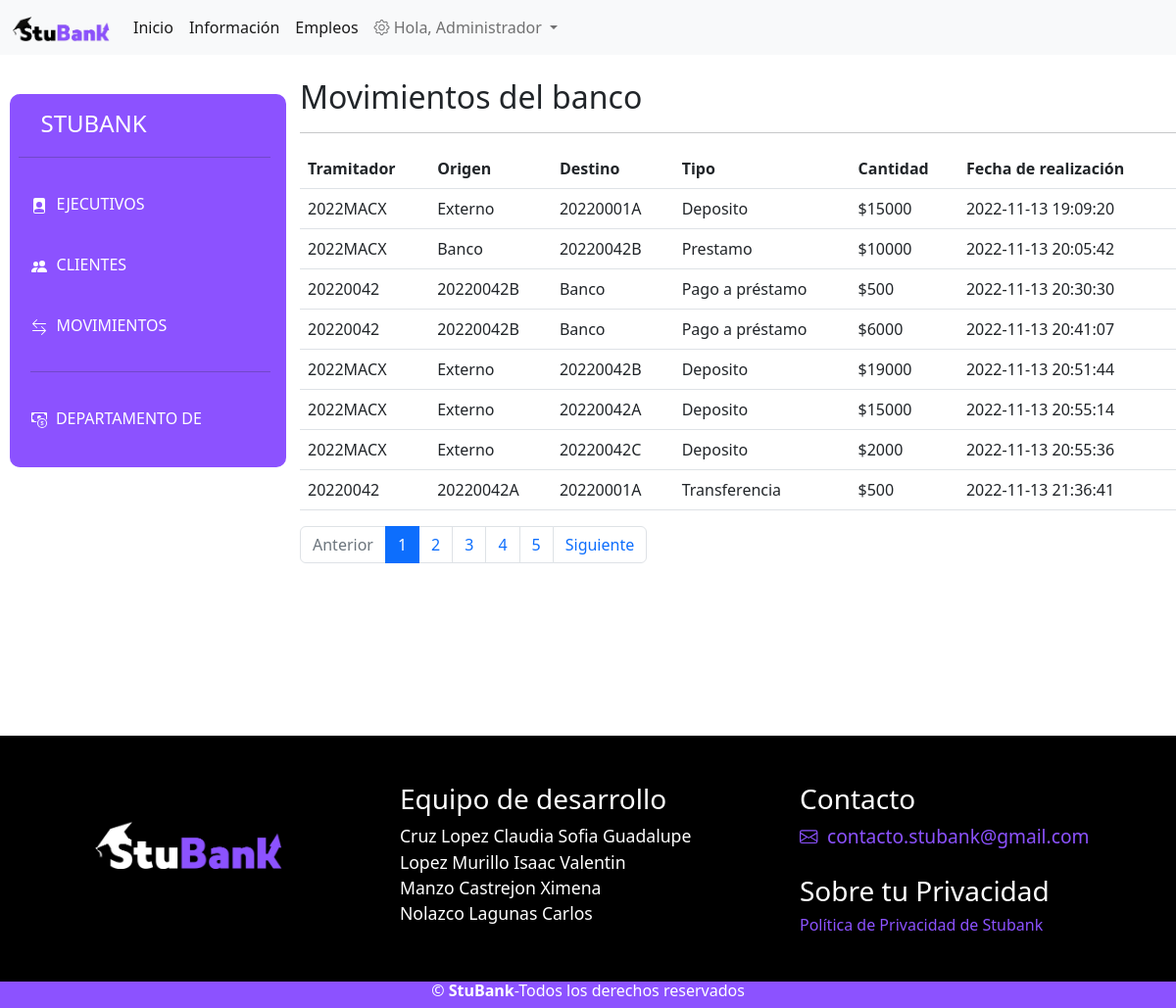
The page /admin/movimientos.php (signed in) on the database its author committed.
### tables this page shows
CREATE TABLE `transacciones` (
  `id_mov` int(11) NOT NULL,
  `cTramitador` varchar(9) NOT NULL,
  `solicitante` varchar(9) DEFAULT NULL,
  `cOrigen` varchar(20) NOT NULL,
  `cDestino` varchar(20) NOT NULL,
  `tipo` varchar(20) NOT NULL,
  `cantidad` double NOT NULL,
  `referencia` varchar(7) DEFAULT NULL,
  `motivo` varchar(20) DEFAULT NULL,
  `fecha` datetime NOT NULL DEFAULT current_timestamp()
);

### admin/movimientos.php (the view, shortened to what this page needs)
<?php
    include('../view/conexion.php');
?>
<!DOCTYPE html>
<html lang="es">
<head>
    <link rel="stylesheet" href="../src/css/menu.css">
<link rel="stylesheet" href="../src/css/estilos.css">
    <link href="https://cdn.jsdelivr.net/npm/bootstrap@5.2.0/dist/css/bootstrap.min.css" rel="stylesheet">
    <link rel="stylesheet" href="https://cdn.jsdelivr.net/npm/bootstrap-icons@1.9.1/font/bootstrap-icons.css">
</head>
<header>
    <?php include('../view/navbar.php'); ?>
</header>
<body>
    <div class="row">
        <?php include('menu.php');
            $obtencion = "SELECT * FROM transacciones";
            $MovimientosXpagina = 8;
            if ($stmt = $mysqli->prepare($obtencion)) {
                $stmt->execute();
                $stmt->store_result();
                $totalDatos = $stmt->num_rows;
            }
            $paginas = $totalDatos/$MovimientosXpagina;
            $paginas = ceil($paginas);
            if (empty($_GET['pagina'])){
                $pagina = 1;
            }
            else{
                $pagina = $_GET['pagina'];
            }
            $CalculoIncio = ($pagina-1)*$MovimientosXpagina;
            $inicio = (string)$CalculoIncio;
            $sql = "SELECT * FROM transacciones LIMIT $inicio,$MovimientosXpagina";
            $obtencionD = mysqli_query($mysqli,$sql);
            $resultado_Datos=$obtencionD->fetch_all(MYSQLI_ASSOC);
        ?>
        <div class="col-md-9">
            <h2>Movimientos del banco</h2><hr>
            <table class="table mt-3">
                <thead>
                    <th scope="col">Tramitador</th>
                    <th scope="col">Origen</th>
                    <th scope="col">Destino</th>
                    <th scope="col">Tipo</th>
                    <th scope="col">Cantidad</th>
                    <th scope="col">Fecha de realización</th>
                </thead>
                <tbody>
                    <?php foreach($resultado_Datos as $movimiento): ?>
                        <tr>
                            <td><?=$movimiento['cTramitador'] ?></td>
                            <td><?=$movimiento['cOrigen'] ?></td>
                            <td><?=$movimiento['cDestino'] ?></td>
                            <td><?=$movimiento['tipo'] ?></td>
                            <td>$<?=$movimiento['cantidad'] ?></td>
                            <td><?=$movimiento['fecha'] ?></td>
                        </tr>
                    <?php endforeach ?>
                </tbody>
            </table>
            <nav aria-label="movimientoP">
                <ul class="pagination">
                    <li class="page-item
                        <?php echo $pagina<=1 ? 'disabled': '' ?>">
                        <a class="page-link"href="movimientos.php?pagina=<?php echo $pagina-1?>">Anterior</a>
                    </li>
                    <?php for($i=0;$i<$paginas;$i++):?>
                        <li class="page-item
                            <?php echo $pagina==$i+1 ? 'active': '' ?>">
                            <a class="page-link" href="movimientos.php?pagina=<?php echo ($i+1)?>"><?php echo ($i+1)?></a>
                        </li>
                    <?php endfor?>
                    <li class="page-item
                        <?php echo $pagina>=$paginas? 'disabled': '' ?>">
                        <a class="page-link" href="movimientos.php?pagina=<?php echo $pagina+1?>">Siguiente</a>
                    </li>
                </ul>
            </nav>
        </div>
    </div>
</body>
<footer style="margin-top:10rem;">
    <?php include('../view/footer.php'); ?>
</footer>
</html>

### src/css/estilos.css (style rules this page uses)
body { font-family: 'Montserrat', sans-serif; }

### rows shown on the page
transacciones: cTramitador "2022MACX", cOrigen "Externo", cDestino "20220001A", tipo "Deposito", cantidad "15000", fecha "2022-11-13 19:09:20"
transacciones: cTramitador "2022MACX", cOrigen "Banco", cDestino "20220042B", tipo "Prestamo", cantidad "10000", fecha "2022-11-13 20:05:42"
transacciones: cTramitador "20220042", cOrigen "20220042B", cDestino "Banco", tipo "Pago a préstamo", cantidad "500", fecha "2022-11-13 20:30:30"
transacciones: cTramitador "20220042", cOrigen "20220042B", cDestino "Banco", tipo "Pago a préstamo", cantidad "6000", fecha "2022-11-13 20:41:07"
transacciones: cTramitador "2022MACX", cOrigen "Externo", cDestino "20220042B", tipo "Deposito", cantidad "19000", fecha "2022-11-13 20:51:44"
transacciones: cTramitador "2022MACX", cOrigen "Externo", cDestino "20220042A", tipo "Deposito", cantidad "15000", fecha "2022-11-13 20:55:14"
transacciones: cTramitador "2022MACX", cOrigen "Externo", cDestino "20220042C", tipo "Deposito", cantidad "2000", fecha "2022-11-13 20:55:36"
transacciones: cTramitador "20220042", cOrigen "20220042A", cDestino "20220001A", tipo "Transferencia", cantidad "500", fecha "2022-11-13 21:36:41"

### other values the page prints
$nombre "Administrador"
